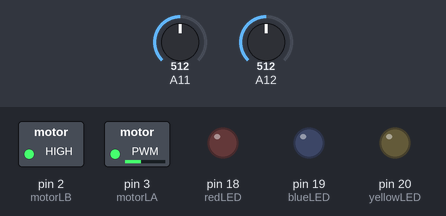
Bench run of a sketch on a simulated Arduino Mega 2560, built with avr-gcc and run on an emulated ATmega2560. On the bench: switched loads named in the sketch (green lamp = pin HIGH), output pins drawn as LEDs (lit = HIGH). Inputs (shaded band) come from the test bench; at power-on: A11 = 512, A12 = 512. What the sketch prints to the serial monitor is not drawn.

Above: at 0.1 s.
Timing chart, 0 to 1.6 s (numbered marks = the images above):
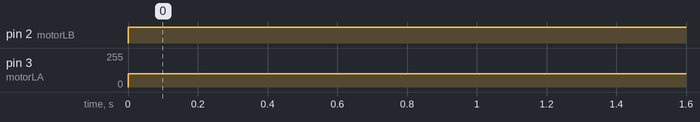

Measured:
- by itself, pin 2 (motorLB): LOW → HIGH at 0.00 s
- by itself, pin 3 (motorLA): 0/255 → 100/255 at 0.00 s

The sketch:

Comp207_TurnLeft_Test_Code.ino
```cpp
int blueLED = 19;
int redLED = 18;
int yellowLED = 20;
int leftTCRT = 26;
int middleTCRT = 28;
int rightTCRT = 27;
int motorRA = 1;
int motorRB = 0;
int motorLA = 3;
int motorLB = 2;
int motorSpeed = 30;

void motorDriving(float speed, int motorA, int motorB) {  //function for motor driving
                                                        //Make sure speed is within the bounds
  if (speed < -255) {
    speed = -255;
  }
  if (speed > 255) {
    speed = 255;
  }

  //sets motors to spin forward, backwards or not at all depending on the speed
  if (speed > 0) {
    analogWrite(motorA, -speed);
    analogWrite(motorB, speed);
  }
  if (speed < 0) {
    analogWrite(motorA, speed);
    analogWrite(motorB, -speed);
  }
  if (speed == 0) {
    analogWrite(motorA, 0);
    analogWrite(motorB, 0);
  }
}

void turnLeft() {  //Turns left and then continues for a short time
  motorDriving(-100 , motorLB, motorLA);
  motorDriving(motorSpeed, motorRA, motorRB);
}

void setup() {
  Serial.begin(9600);
  pinMode(leftTCRT, INPUT);
  pinMode(middleTCRT, INPUT);
  pinMode(rightTCRT, INPUT);
  pinMode(blueLED, OUTPUT);
  pinMode(redLED, OUTPUT);
  pinMode(yellowLED, OUTPUT);
  pinMode(motorLA, OUTPUT);
  pinMode(motorLB, OUTPUT);
  pinMode(motorRA, OUTPUT);
  pinMode(motorRB, OUTPUT);
}

void loop() {
     if (analogRead(rightTCRT) < 990 && analogRead(middleTCRT) < 990) {
      Serial.println(analogRead(rightTCRT));
      Serial.println(analogRead(middleTCRT));
      turnLeft();
  }

}
```
